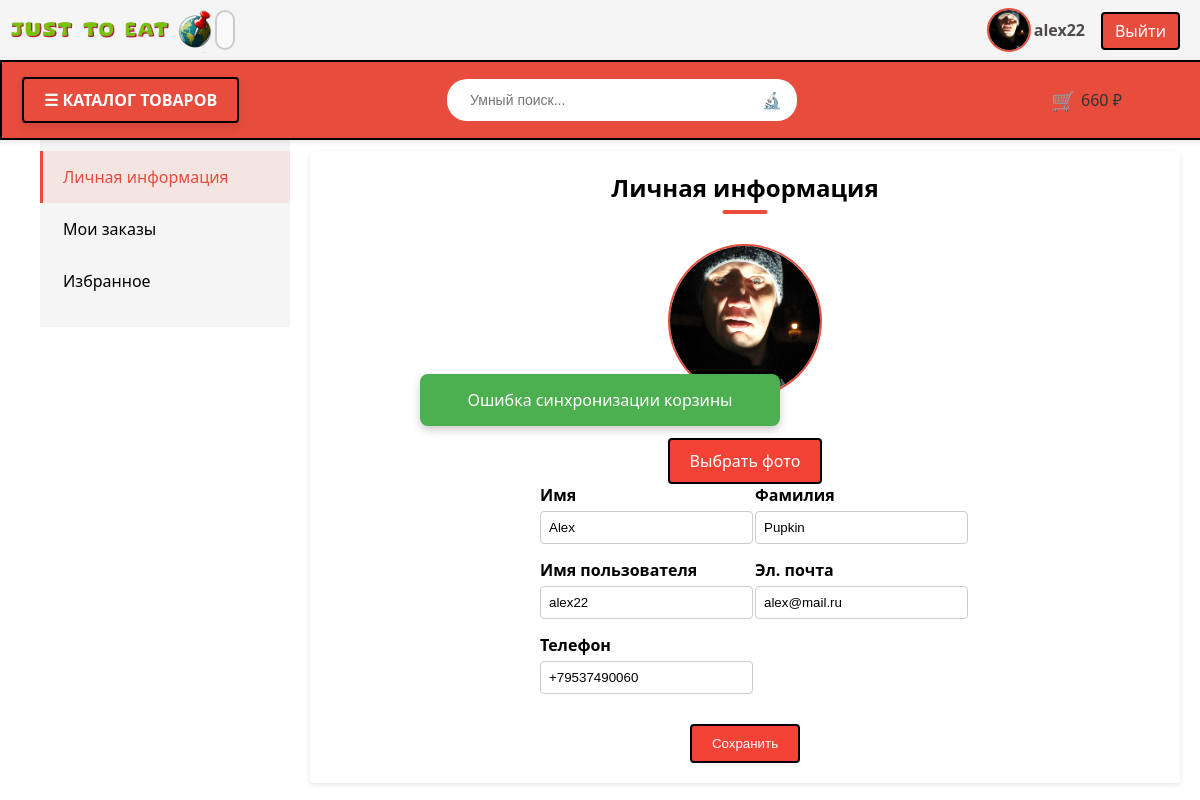
Screenshot of /users/profile (signed in) with the database file from the repository.
### users/models.py (models this page shows)
class User(AbstractUser):
    image = models.ImageField(upload_to="users_images", blank=True)
    phone = models.CharField(max_length=12, default="+7", blank=True)

### users/views.py (the view)
# urls.py: path('profile', profile, name="profile"),
def profile(request):
    if request.method == "POST":
        form = UserProfileForm(data=request.POST, instance=request.user, files=request.FILES)
        if form.is_valid():
            form.save()
            messages.success(request, "Профиль успешно обновлен!")
            return HttpResponseRedirect(reverse('users:profile'))
        else:
            logger.error(f"Ошибки в форме профиля: {form.errors}")
    else:
        form = UserProfileForm(instance=request.user)
    baskets = Basket.objects.filter(user=request.user)
    total_sum = sum(basket.sum for basket in baskets) if baskets else 0
    categories = ProductCategory.objects.all()
    orders = Order.objects.filter(user=request.user).order_by('-order_date')
    orders_by_year = {}
    for order in orders:
        year = order.order_date.year
        if year not in orders_by_year:
            orders_by_year[year] = []
        orders_by_year[year].append(order)
    context = {
        'form': form,
        'title': "Профиль",
        'baskets': baskets,
        'total_sum': total_sum,
        'categories': categories,
        'products': Product.objects.all()[:10],
        'orders_by_year': orders_by_year,
    }
    return render(request, "users/profile.html", context)

### users/forms.py
class UserProfileForm(UserChangeForm):
    first_name = forms.CharField(widget=forms.TextInput(attrs={
        'class': 'form-group',
        "required": False
    }))
    last_name = forms.CharField(widget=forms.TextInput(attrs={
        'class': 'form-group',
        "required": False
    }))
    username = forms.CharField(widget=forms.TextInput(attrs={
        'readonly': True,
        'class': 'form-group',
    }))
    email = forms.EmailField(widget=forms.EmailInput(attrs={
        'readonly': True,
        'class': 'form-group',
    }))
    phone = forms.CharField(widget=forms.TextInput(attrs={
        'class': 'form-group',
        'value': '+7',
        "required": False
    }))
    image = forms.ImageField(widget=forms.FileInput(attrs={
        'class': 'save-btn', 'id': 'photoUpload', 'hidden': True,
    }))
    class Meta:
        model = User
        fields = ('first_name', 'last_name', 'username', 'email', 'phone', 'image')

### products/models.py (called while the page is built)
    @property
    def sum(self):
        return int(self.product.price * self.quantity)

### users/templates/users/profile.html (shortened to what this page needs)
{% extends 'products/base.html' %}
{% load static %}
{% load humanize %}
{% block content %}
<link rel="stylesheet" href="{% static 'css/profile.css' %}?v=3">
<div class="content">
    <div class="profile-wrapper">
        <div class="profile-sidebar">
            <div class="profile-tab active" data-tab="personal-info">Личная информация</div>
            <div class="profile-tab" data-tab="orders">Мои заказы</div>
            <div class="profile-tab" data-tab="favorites">Избранное</div>
        </div>
        <div class="profile-content">
            <div class="tab-content active" id="personal-info">
                <h2 class="h2-text-1">Личная информация</h2>
                <div class="profile-info-container">
                    <form method="post" enctype="multipart/form-data" id="profileForm">
                        <div class="profile-photo-container">
                            {% if form.instance.image %}
                            <img src="{{ form.instance.image.url }}" alt="Profile Photo" class="profile-photo"
                                 id="profilePhoto">
                            {% else %}
                            <img src="{% static 'images/placeholder.png' %}" alt="Profile Photo" class="profile-photo"
                                 id="profilePhoto">
                            {% endif %}
                            <label for="photoUpload" class="save-btn">Выбрать фото</label>
                        </div>
                        <div class="profile-form-container">
                            <div class="form-row">
                                <div class="form-group">
                                    <label for="{{ form.first_name.id_for_label }}">Имя</label>
                                    {{ form.first_name }}
                                </div>
                                <div class="form-group">
                                    <label for="{{ form.last_name.id_for_label }}">Фамилия</label>
                                    {{ form.last_name }}
                                </div>
                            </div>
                            <div class="form-row">
                                <div class="form-group">
                                    <label for="{{ form.username.id_for_label }}">Имя пользователя</label>
                                    {{ form.username }}
                                </div>
                                <div class="form-group">
                                    <label for="{{ form.email.id_for_label }}">Эл. почта</label>
                                    {{ form.email }}
                                </div>
                            </div>
                            <div class="form-row">
                                <div class="form-group">
                                    <label for="{{ form.phone.id_for_label }}">Телефон</label>
                                    {{ form.phone }}
                                </div>
                                <div class="form-group"></div>
                            </div>
                            <button type="submit" class="save-btn">Сохранить</button>
                        </div>
                    </form>
                </div>
            </div>
    </div>
</div>
{% endblock %}

### products/templates/products/base.html (shortened to what this page needs)
<!DOCTYPE html>
<html lang="en">
<head>
    <link rel="stylesheet" href="/static/css/base.css">
    {% load static %}
</head>
<body>
<div class="fixed-header-wrapper">
    <div class="container">
        <header>
            <a href="{% url 'index' %}" class="logo-link">
                <img src="/static/images/logo.png" alt="Logo" class="logo">
            </a>
        </header>
        <div id="metka"></div>
        <div class="output" id="output"></div>
        {% if user.is_authenticated %}
        <li class="nav-item">
            <a class="nav-link" href="{% url 'users:profile' %}" style="display: flex; align-items: center;">
                <img width="40" height="40" src="
                    {% if user.image %}
                        {{ user.image.url }}
                    {% else %}
                        {% static '/images/фото_профиля.avif' %}
                    {% endif %}"
                     class="profile-photo-mini" id="profilePhoto">
                <span style="margin-left: 5px;">{{ user.username }}</span>
            </a>
        </li>
        {% endif %}
        <a id="loginButton" class="login-btn" href="
            {% if user.is_authenticated %}
                {% url 'users:logout' %}
            {% else %}
                {% url 'users:login' %}
            {% endif %}
            ">
            {% if user.is_authenticated %}
            Выйти
            {% else %}
            Войти
            {% endif %}
        </a>
    </div>
    <div class="header">
        <div class="catalog-container">
            <button class="catalog-btn" id="catalogBtn">☰ КАТАЛОГ ТОВАРОВ</button>
        </div>
        <div class="search-container">
            <input type="text" id="search-input" class="search-input" placeholder="Умный поиск..." autocomplete="off">
            <span class="search-icon">🔬</span>
        </div>
        <div class="cart-btn">
             <a href="{% url 'products:zakaz_end' %}" class="cart-link">
                <span class="cart-icon">🛒</span>
                <span class="cart-total" id="header-cart-total">
                    {% if baskets %}
                <span id="header-total-sum">{{ total_sum }}</span> ₽
                    {% else %}
                Корзина пуста
                    {% endif %}
                </span>
             </a>
        </div>
    </div>
</div>
<main class="content">
    {% block content %} {% endblock %}
</main>
</body>
</html>

### static/css/base.css (style rules this page uses)
body { font-family: 'Segoe UI', sans-serif; margin: 0; padding: 0; }
.fixed-header-wrapper { position: fixed; top: 0; width: 100%; z-index: 1000; }
.content { margin-top: 140px; padding: 0 20px; box-sizing: border-box; margin-right: 350px; }
.container { width: 100%; padding: 10px; position: fixed; background-color: #f5f5f5; display: flex; align-items: center; z-index: 1000; }
.logo { max-width: 300px; height: auto; display: block; }
.logo-link { display: inline-block; text-decoration: none; transition: opacity 0.3s ease; }
#metka { position: relative; display: inline-block; top: 20px; left: 25px; transform: translate(-50%, -50%); width: 45px; height: 45px; background-image: url('/static/images/metka_earth.png'); background-size: contain; z-index: 1000; pointer-events: none; }
#output { position: relative; top: -3px; border: 2px solid #ccc; background-color: #f9f9f9; padding: 8px; display: inline-block; white-space: nowrap; height: 20px; overflow: hidden; margin: 18px left; border-radius: 15px; }
.header { position: fixed; width: 100%; top: 60px; background-color: #e74c3c; color: white; border: 2px solid black; padding: 15px 20px; display: flex; align-items: center; justify-content: space-between; box-shadow: 0 2px 5px rgba(0,0,0,0.1); z-index: 1000; }
.search-container { display: flex; align-items: center; background-color: white; border-radius: 20px; padding: 5px 15px; width: 700px; margin: 0 auto; position: absolute; left: 50%; transform: translateX(-50%); }
.search-input { border: none; outline: none; padding: 8px; width: 100%; font-size: 14px; }
.search-icon { margin-left: 0px; user-select: none; }
.cart-btn { position: relative; right: 100px; display: flex; align-items: center; cursor: pointer; }
.cart-icon { margin-right: 5px; font-size: 20px; cursor: pointer; }
.cart-link { color: #333; text-decoration: none; display: flex; align-items: center; cursor: pointer; transition: opacity 0.2s; }
.catalog-container { position: relative; }
.catalog-btn { background-color: #e74c3c; color: white; padding: 10px 20px; box-shadow: 0 4px 8px rgba(0,0,0,0.1); border: none; border-radius: 4px; cursor: pointer; border: 2px solid black; font-size: 16px; text-decoration: none; font-weight: bold; font-family: 'Segoe UI', sans-serif; display: flex; align-items: center; gap: 8px; }
.login-btn { top: 12px; position: fixed; right: 20px; padding: 6px 12px; background-color: #e74c3c; text-decoration: none; color: white; border: 2px solid black; border-radius: 4px; cursor: pointer; transition: background-color 0.3s; display: inline-block; z-index: 1000; }
.nav-item { position: fixed; top: 8px; right: 100px; z-index: 1000; list-style: none; margin: 0; padding: 0; display: flex; align-items: center; }
.nav-link { display: flex; align-items: center; gap: 5px; padding: 0; color: #4f4b4b; text-decoration: none; font-family: 'Segoe UI', sans-serif; font-weight: bold; transition: opacity 0.2s; }
.profile-photo-mini { width: 40px; height: 40px; border-radius: 50%; object-fit: cover; border: 2px solid #e74c3c; margin-right: -7px; vertical-align: middle; }
@media (max-width: 1200px) { .content { margin-right: 300px; } }
@media screen and (max-width: 2377px) { .logo { max-width: 280px; } }
@media screen and (max-width: 2377px) { .search-container { width: 600px; } }
@media screen and (max-width: 2113px) { .logo { max-width: 260px; } }
@media screen and (max-width: 2113px) { .search-container { width: 550px; } }
@media screen and (max-width: 1981px) { .logo { max-width: 240px; } }
@media screen and (max-width: 1981px) { .search-container { width: 500px; } }
@media screen and (max-width: 1761px) { .logo { max-width: 220px; } }
@media screen and (max-width: 1761px) { .search-container { width: 450px; } }
@media screen and (max-width: 1585px) { .logo { max-width: 200px; } }
@media screen and (max-width: 1585px) { .search-container { width: 400px; } }
@media screen and (max-width: 1441px) { .logo { max-width: 180px; } }
@media screen and (max-width: 1441px) { .search-container { width: 350px; } }
@media screen and (max-width: 1268px) { .logo { max-width: 160px; } }
@media screen and (max-width: 1268px) { .search-container { width: 320px; } }

### rows the page displays
User: image (picture), username "alex22", instance.image (picture), first_name "Alex", last_name "Pupkin", email "alex@mail.ru", phone "+79537490060"

### other values shown
{{ total_sum }} "660"
